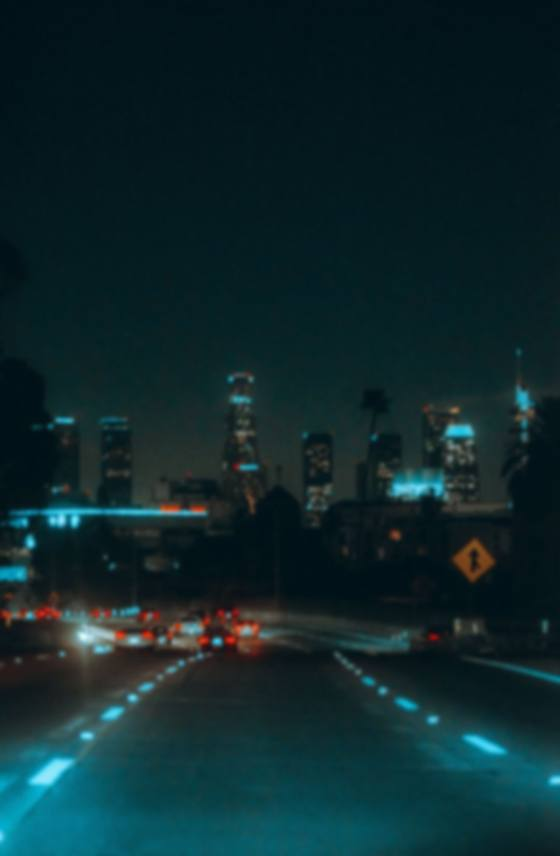
#> input picture targets/widgets/night-run.jpg, 560 x 856 px, found by its file name
$ python cassette_widget.py
#> lines starting #> are read from the running program, lines starting #| are printed output that depends on the picture; after the words box and inside, x2 and y2 are one past the last pixel; in counts of white or black regions, pixels touching at a corner belong together
"""
Comparison sheet for the CASSETTE widget's shell, drawn the way CassetteMode
draws it — a design-tooling harness, NOT app code. It renders four cassettes
side by side onto the same blurred station photo so the owner can judge a
direction before another build goes out, the same way cd_widget.py lets her
pick a disc.

Every layer is ported from CassetteBody / ReelHub in
src/components/CassetteMode.tsx, in the same order and with the same numbers:
the translucent glass shell, the internal chassis, the tape path, the two
wound tape packs (left near-full, right mid-play), the reel hubs with their
inward teeth, the iridescent glass sheen, the tape-guide assembly, the busy
bottom-edge mechanism (head window, pinch rollers, capstans, locating holes),
the frosted label and its text, the broad glass reflections, the moulded
triple edge, and the five recessed screws.

House rules kept from the CD (docs/design/cd_widget.py):
  - the SHELL carries no hue: it is neutral clear polycarbonate, and the only
    colour is the station tint LIVING IN THE HARDWARE (pink flanges, pink tape
    tint, pink label spine). The light slides across as near-white sheen.
  - light effects fade to nothing at their edges.
  - Pillow + numpy at 4x supersample, with screen()/over() blend helpers.

Four panels:
  A  current       — faithful reproduction of the shipping shell.
  B  truer         — same graphics, a truer compact-cassette aspect (~1.57:1)
                     with larger, better-spaced reels that fill the window.
  C  refined       — A's dimensions, better graphics: crisper hubs, a cleaner
                     ticked label, a larger head window, subtler screws, and a
                     convincing dual light sweep + top glass highlight.
  D  recommended   — B's proportions with C's graphics.

RUN: python3 docs/design/cassette_widget.py
"""
import math
import numpy as np
from PIL import Image, ImageDraw, ImageFilter, ImageFont

SS = 4                       # supersample
OUT = 2                      # final panels are 2x logical
PANEL_W = 500                # logical panel size
PANEL_H = 340
BODY_TARGET_W = 404          # logical shell-body width, constant across panels
BACKDROP = 'targets/widgets/night-run.jpg'

STATION = '#FF3DF0'          # night-run's neon pink — the hardware tint
ACCENT = '#33E1FF'           # secondary, for the flange arc

FONT_DIR = '/usr/share/fonts/truetype/jetbrains-mono/'
F_XBOLD = FONT_DIR + 'JetBrainsMono-ExtraBold.ttf'
F_BOLD = FONT_DIR + 'JetBrainsMono-Bold.ttf'
F_MED = FONT_DIR + 'JetBrainsMono-Medium.ttf'
F_REG = FONT_DIR + 'JetBrainsMono-Regular.ttf'


def hexc(h):
    h = h.lstrip('#')
    return tuple(int(h[i:i + 2], 16) / 255 for i in (0, 2, 4))


def rgba(h, op):
    r, g, b = hexc(h)
    return (int(r * 255), int(g * 255), int(b * 255), max(0, min(255, int(op * 255))))


# ── blend helpers, same as cd_widget ─────────────────────────────────────────
def over(dst, src, a):
    return dst * (1 - a[..., None]) + src * a[..., None]


def screen(dst, src, a):
    s = 1 - (1 - dst) * (1 - src)
    return dst * (1 - a[..., None]) + s * a[..., None]


# ── per-variant geometry ─────────────────────────────────────────────────────
def make_cfg(variant):
    """All coordinates in the SVG viewBox space CassetteMode uses."""
    if variant in ('A', 'C'):
        VBH = 210
    else:  # B, D — nudged toward a real compact cassette (~1.57:1)
        VBH = 217
    bodyX, bodyY = 8, 8
    bodyW = 324
    bodyH = VBH - 16
    VBW = 340
    bottom = bodyY + bodyH                    # body's bottom edge
    dy = bottom - 202                          # how far the mechanism drops
    cx = bodyX + bodyW / 2                      # 170
    # reels sit centred between the label's bottom and the mechanism
    RY = bodyY + (bodyH + 26) / 2
    if variant in ('A', 'C'):
        LX, RX, PACK = 118, 224, 104
    else:  # B, D — wider spread, fatter packs to fill the window
        spread = 118
        LX, RX = cx - spread / 2, cx + spread / 2
        PACK = 116
    return {
        'variant': variant,
        'refined': variant in ('C', 'D'),
        'VBW': VBW, 'VBH': VBH,
        'bodyX': bodyX, 'bodyY': bodyY, 'bodyW': bodyW, 'bodyH': bodyH, 'bodyR': 10,
        'bottom': bottom, 'dy': dy, 'cx': cx,
        'LX': LX, 'RX': RX, 'RY': RY, 'PACK': PACK,
        'hubDia': PACK * (48.0 / 104.0),       # hub scales with the pack
        'tapeY': bottom - 34,                  # bottom run of the tape path
    }


# ── the transform: VB space -> supersampled pixels, body centred in panel ─────
class Pen:
    def __init__(self, cfg, wpx, hpx):
#> called with wpx = 2000, hpx = 1360
        self.cfg = cfg
        self.wpx, self.hpx = wpx, hpx
        self.s = (BODY_TARGET_W * SS) / cfg['bodyW']
        self.ox = wpx / 2 - (cfg['VBW'] / 2) * self.s
        self.oy = hpx / 2 - (cfg['VBH'] / 2) * self.s
        self.ov = Image.new('RGBA', (wpx, hpx), (0, 0, 0, 0))
#> self.ov: PIL image 2000x1360 RGBA; every value is 0
        self.d = ImageDraw.Draw(self.ov)

    def T(self, x, y):
        return (self.ox + x * self.s, self.oy + y * self.s)

    def _w(self, w):
        return max(1, int(round(w * self.s)))

    def rrect(self, x, y, w, h, r, fill=None, outline=None, width=1.0):
        x0, y0 = self.T(x, y)
        x1, y1 = self.T(x + w, y + h)
        self.d.rounded_rectangle([x0, y0, x1, y1], radius=r * self.s,
                                 fill=fill, outline=outline,
                                 width=self._w(width) if outline else 1)

    # [5 lines left out: function rect, not called in this run]

    def circle(self, cx, cy, r, fill=None, outline=None, width=1.0):
        x0, y0 = self.T(cx - r, cy - r)
        x1, y1 = self.T(cx + r, cy + r)
        self.d.ellipse([x0, y0, x1, y1], fill=fill, outline=outline,
                       width=self._w(width) if outline else 1)

    def arc(self, cx, cy, r, a0, a1, col, width=1.0):
        x0, y0 = self.T(cx - r, cy - r)
        x1, y1 = self.T(cx + r, cy + r)
        self.d.arc([x0, y0, x1, y1], a0, a1, fill=col, width=self._w(width))

    def line(self, x1, y1, x2, y2, col, width=1.0):
        self.d.line([self.T(x1, y1), self.T(x2, y2)], fill=col,
                    width=self._w(width))

    def polyline(self, pts, col, width=1.0):
        self.d.line([self.T(*p) for p in pts], fill=col, width=self._w(width),
                    joint='curve')

    def poly(self, pts, fill=None, outline=None, width=1.0):
        p = [self.T(*q) for q in pts]
        self.d.polygon(p, fill=fill, outline=outline, width=self._w(width) if outline else 1)

    def text(self, x, y, s, size, font, col, anchor='ls', tracking=0.0):
        f = ImageFont.truetype(font, int(round(size * self.s)))
        px, py = self.T(x, y)
        if tracking == 0.0:
            self.d.text((px, py), s, font=f, fill=col, anchor=anchor)
            return
        # manual letter tracking (mono caps read better with air between them)
        tr = tracking * self.s
        widths = [self.d.textlength(ch, font=f) for ch in s]
        total = sum(widths) + tr * (len(s) - 1)
        if anchor[0] == 'r':
            cur = px - total
        elif anchor[0] == 'm':
            cur = px - total / 2
        else:
            cur = px
        for ch, w in zip(s, widths):
            self.d.text((cur, py), ch, font=f, fill=col, anchor='l' + anchor[1])
            cur += w + tr


# ── the reel hub (ReelHub), drawn in VB space around a reel centre ────────────
def draw_hub(pen, ccx, ccy, hub_dia, color, accent, refined):
    hs = hub_dia / 48.0                       # -24..24 hub units -> VB units
    HUB = '#eef2fb'

    def hx(x): return ccx + x * hs
    def hy(y): return ccy + y * hs
    def C(x, y, r, **k): pen.circle(hx(x), hy(y), r * hs, **k)

    # clear station-tinted flange
    C(0, 0, 19, fill=rgba(color, 0.34))
    C(0, 0, 19, outline=rgba('#ffffff', 0.45 if refined else 0.34), width=1.0 * hs)
    # bright moulding arc(s)
    pen.arc(hx(0), hy(0), 19 * hs, 205, 292, rgba('#ffffff', 0.55 if refined else 0.5),
            width=(2.0 if refined else 1.8) * hs)
    if refined:
        pen.arc(hx(0), hy(0), 19 * hs, 40, 96, rgba(accent, 0.35), width=1.4 * hs)
    # white hub disc + moulding rings
    C(0, 0, 14.5, fill=rgba(HUB, 0.94 if refined else 0.92))
    C(0, 0, 14.5, outline=rgba('#05070e', 0.24 if refined else 0.20), width=0.9 * hs)
    C(0, 0, 11.6, outline=rgba('#05070e', 0.15 if refined else 0.13), width=0.7 * hs)
    # spindle hole
    C(0, 0, 9.4, fill=rgba('#05070e', 0.94))
    # six teeth standing INTO the hole
    for deg in range(0, 360, 60):
        a = math.radians(deg)
        cs, sn = math.cos(a), math.sin(a)
        corners = [(-1.85, -9.9), (1.85, -9.9), (1.85, -4.5), (-1.85, -4.5)]
        pts = []
        for px, py in corners:
            rx = px * cs - py * sn
            ry = px * sn + py * cs
            pts.append((hx(rx), hy(ry)))
        pen.d.polygon([pen.T(*p) for p in pts], fill=rgba(HUB, 0.96 if refined else 0.94))
    C(0, 0, 4.3, fill=rgba('#05070e', 1.0))
    C(0, 0, 9.4, outline=rgba('#ffffff', 0.24 if refined else 0.22), width=0.6 * hs)
    if refined:
        # a crisp specular pip on the top-left of the flange
        C(-8.5, -8.5, 1.5, fill=rgba('#ffffff', 0.5))


# ── a recessed Phillips screw in neutral steel ────────────────────────────────
def draw_screw(pen, cx, cy, r, angle, refined):
    op = 0.42 if refined else 0.62            # subtler screws when refined
    seat = 0.30 if refined else 0.40
    pen.circle(cx, cy, r + 1.2, fill=rgba('#05070e', seat))
    pen.circle(cx, cy, r, outline=rgba('#ffffff', 0.40 if refined else 0.55), width=1.1)
    pen.circle(cx, cy, r * 0.62, fill=rgba('#ffffff', 0.10))
    a = math.radians(angle)
    s = r * 0.6
    cs, sn = math.cos(a), math.sin(a)
    pen.line(cx - s * cs, cy - s * sn, cx + s * cs, cy + s * sn, rgba('#ffffff', op), 1.2)
    pen.line(cx + s * sn, cy - s * cs, cx - s * sn, cy + s * cs, rgba('#ffffff', op), 1.2)


# ── numpy backdrop ────────────────────────────────────────────────────────────
def backdrop(wpx, hpx):
#> called with wpx = 2000, hpx = 1360
    im = Image.open(BACKDROP).convert('RGB')
#> im is the input picture: PIL image 560x856 RGB; mean R, G, B 14.2, 40.1, 44.2
    scale = max(wpx / im.width, hpx / im.height)
    im = im.resize((int(im.width * scale) + 1, int(im.height * scale) + 1), Image.LANCZOS)
#> im: PIL image 2001x3058 RGB
    left = (im.width - wpx) // 2
    top = (im.height - hpx) // 2
    im = im.crop((left, top, left + wpx, top + hpx))
#> im: PIL image 2000x1360 RGB
    im = im.filter(ImageFilter.GaussianBlur(10 * SS))
    img = np.asarray(im).astype(float) / 255.0
    # a light scrim so the glass reads without sinking the whole scene
    img = img * 0.74
    return img


# ── the whole cassette on its backdrop, returned as a float image ─────────────
def render_panel(variant, wpx, hpx):
    cfg = make_cfg(variant)
    pen = Pen(cfg, wpx, hpx)                   # pre-glass vector layer
    refined = cfg['refined']
    color, accent = STATION, ACCENT
    s = pen.s

    img = backdrop(wpx, hpx)

    # VB-space coordinates for every pixel (for numpy shell fill + sheen)
    yy, xx = np.mgrid[0:hpx, 0:wpx].astype(float)
    VBX = (xx - pen.ox) / s
    VBY = (yy - pen.oy) / s
    bx, by, bw, bh, br = cfg['bodyX'], cfg['bodyY'], cfg['bodyW'], cfg['bodyH'], cfg['bodyR']

    # body mask (rounded rect, anti-aliased) in pixel space
    mimg = Image.new('L', (wpx, hpx), 0)
#> mimg: PIL image 2000x1360 L; every value is 0
    md = ImageDraw.Draw(mimg)
    x0, y0 = pen.T(bx, by)
    x1, y1 = pen.T(bx + bw, by + bh)
    md.rounded_rectangle([x0, y0, x1, y1], radius=br * s, fill=255)
    body_mask = np.asarray(mimg).astype(float) / 255.0
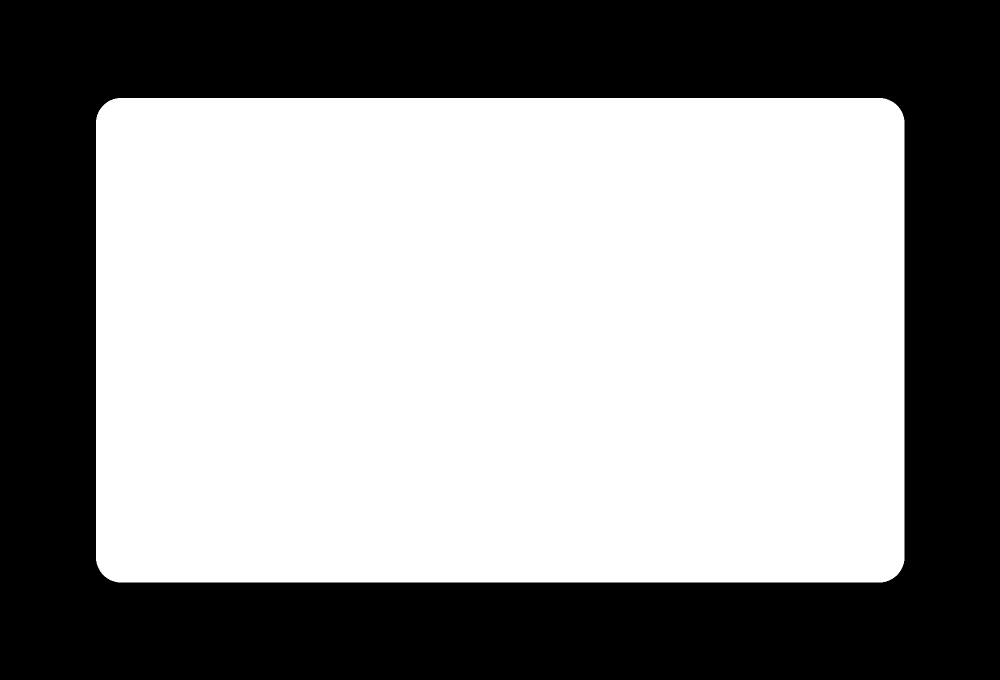
#> body_mask: shape (1360, 2000) float64 (shown at 1/2 size); values 0 (black) and 1 (white), 57.5% white; 1 black region, box (x1, y1, x2, y2) and area: (0, 0, 2000, 1360) 1155299

    # ── soft cast shadow of the shell onto the scene ──
    sh = Image.new('L', (wpx, hpx), 0)
    ImageDraw.Draw(sh).rounded_rectangle(
        [x0 + 6 * SS, y0 + 12 * SS, x1 + 6 * SS, y1 + 14 * SS], radius=br * s, fill=150)
#> sh: PIL image 2000x1360 L; values 0 (black) and 150 (white), 58% white; 1 black region, box (x1, y1, x2, y2) and area: (0, 0, 2000, 1360) 1142363
    sh = sh.filter(ImageFilter.GaussianBlur(10 * SS))
    sha = np.asarray(sh).astype(float) / 255.0 * 0.55
    img = over(img, np.zeros_like(img), sha)

    # ── faint neon-pink atmosphere behind the shell (never on the shell) ──
    gl = Image.new('L', (wpx, hpx), 0)
    ImageDraw.Draw(gl).ellipse(
        [x0 - 40 * SS, (y0 + y1) / 2 - 90 * SS, x1 + 40 * SS, (y0 + y1) / 2 + 90 * SS], fill=90)
#> gl: PIL image 2000x1360 L; values 0 (black) and 90 (white), 40.4% white; 1 white region, box (x1, y1, x2, y2) and area: (31, 319, 1969, 1041) 1098952
    gl = gl.filter(ImageFilter.GaussianBlur(34 * SS))
    gla = np.asarray(gl).astype(float) / 255.0 * (1 - body_mask)
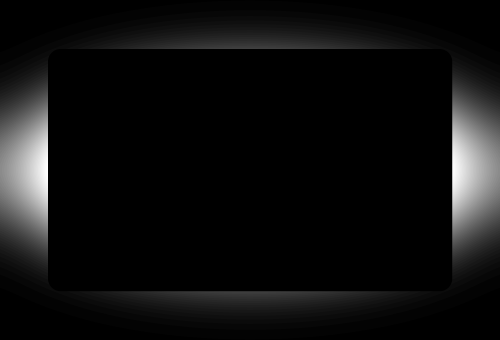
#> gla: shape (1360, 2000) float64 (shown at 1/4 size); min 0, max 0.251, mean 0.0156; drawn with min black and max white
    img = screen(img, np.ones_like(img) * np.array(hexc(color)), gla * 0.5)
#> in screen, `s = 1 - (1 - dst) * (1 - src)`:
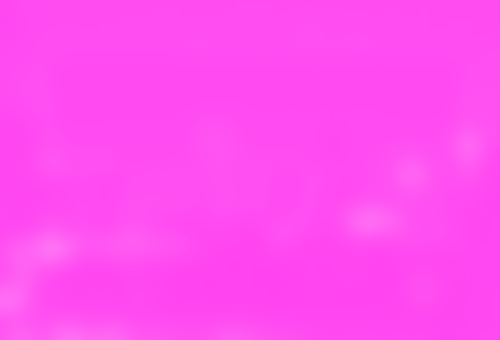
#> s: shape (1360, 2000, 3) float64 (shown at 1/4 size); mean R, G, B 1, 0.302, 0.946

    # ── shell body: faint vertical cool-white glass gradient ──
    t = np.clip((VBY - by) / bh, 0, 1)
    stops = [(0.0, hexc('#e8eeff'), 0.30), (0.45, hexc('#9fb0d4'), 0.16), (1.0, hexc('#dbe4ff'), 0.26)]
    gc = np.zeros((hpx, wpx, 3)); ga = np.zeros((hpx, wpx))
    for i in range(len(stops) - 1):
        l0, c0, a0 = stops[i]; l1, c1, a1 = stops[i + 1]
        m = (t >= l0) & (t <= l1)
        u = np.zeros_like(t)
        if l1 > l0: u[m] = (t[m] - l0) / (l1 - l0)
        for k in range(3):
            gc[..., k][m] = c0[k] + (c1[k] - c0[k]) * u[m]
        ga[m] = a0 + (a1 - a0) * u[m]
    img = over(img, gc, ga * body_mask)
#> in over (call 2), `return dst * (1 - a[..., None]) + src * a[..., None]`:
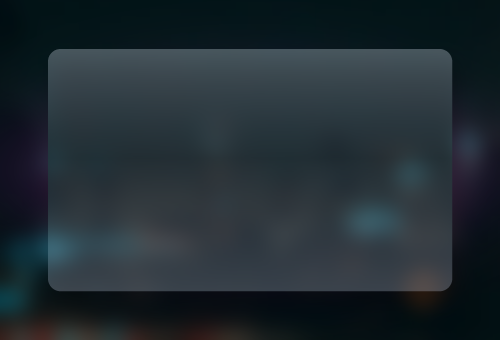
#> returned value: shape (1360, 2000, 3) float64 (shown at 1/4 size); mean of channels 0, 1, 2 0.134, 0.176, 0.201; drawn as R, G, B

    # ── pre-glass vector layer: chassis, tape path, packs, hubs ──
    # internal chassis + centre line
    pen.rrect(60, 30, 220, cfg['bodyH'] - 30 - 22 + (cfg['dy']), 6,
              outline=rgba('#ffffff', 0.13), width=1.0)
    pen.line(171, 30, 171, cfg['tapeY'], rgba('#ffffff', 0.10), 1.0)

    LX, RX, RY, PACK = cfg['LX'], cfg['RX'], cfg['RY'], cfg['PACK']
    tapeY = cfg['tapeY']
    # tape path (drawn before packs so it emerges from under them)
    pen.polyline([(LX, RY), (74, tapeY), (268, tapeY), (RX, RY)], rgba('#0a0c14', 0.62), 3.4)
    pen.line(74, tapeY, 268, tapeY, rgba(color, 0.34), 1.0)

    def draw_pack(cxp, scale):
#> called with cxp = 118, scale = 1
        r = (PACK / 2) * scale
        pen.circle(cxp, RY, r, fill=rgba('#3a2a18', 0.97))
        pen.circle(cxp, RY, r, fill=rgba(color, 0.10))
        for i in range(9):
            rr = r * (0.42 + 0.065 * i)
            if rr < r:
                pen.circle(cxp, RY, rr, outline=rgba('#ffffff', 0.075), width=0.7)
        pen.circle(cxp, RY, r, outline=rgba(color, 0.42), width=1.0)

    draw_pack(LX, 1.0)                          # left near-full
    draw_pack(RX, 0.62)                          # right mid-play, smaller
    draw_hub(pen, LX, RY, cfg['hubDia'], color, accent, refined)
    draw_hub(pen, RX, RY, cfg['hubDia'], color, accent, refined)

    # composite the pre-glass vector layer
    ov = np.asarray(pen.ov).astype(float) / 255.0
    img = over(img, ov[..., :3], ov[..., 3])

    # ── iridescent glass sheen (near-neutral light sliding across plastic) ──
    cxr, cyr = bx + bw / 2, by + bh / 2
    th = math.radians(-18)
    perp = -math.sin(th) * (VBX - cxr) + math.cos(th) * (VBY - cyr)
    sheen = np.zeros((hpx, wpx))
    for i in range(6):
        p = -70 + i * 30
        sheen += 0.09 * np.exp(-((perp - p) / 20.0) ** 2)
    if refined:
        # a second, broader crossing sweep + a bright top glass highlight
        th2 = math.radians(10)
        perp2 = -math.sin(th2) * (VBX - cxr) + math.cos(th2) * (VBY - cyr)
        sheen += 0.06 * np.exp(-((perp2 + 26) / 34.0) ** 2)
        top = np.clip(1 - (VBY - by) / 26.0, 0, 1)
        sheen += 0.10 * (top ** 2)
    img = screen(img, np.ones_like(img), np.clip(sheen, 0, 0.5) * body_mask)
#> in screen (call 2), `return dst * (1 - a[..., None]) + s * a[..., None]`:
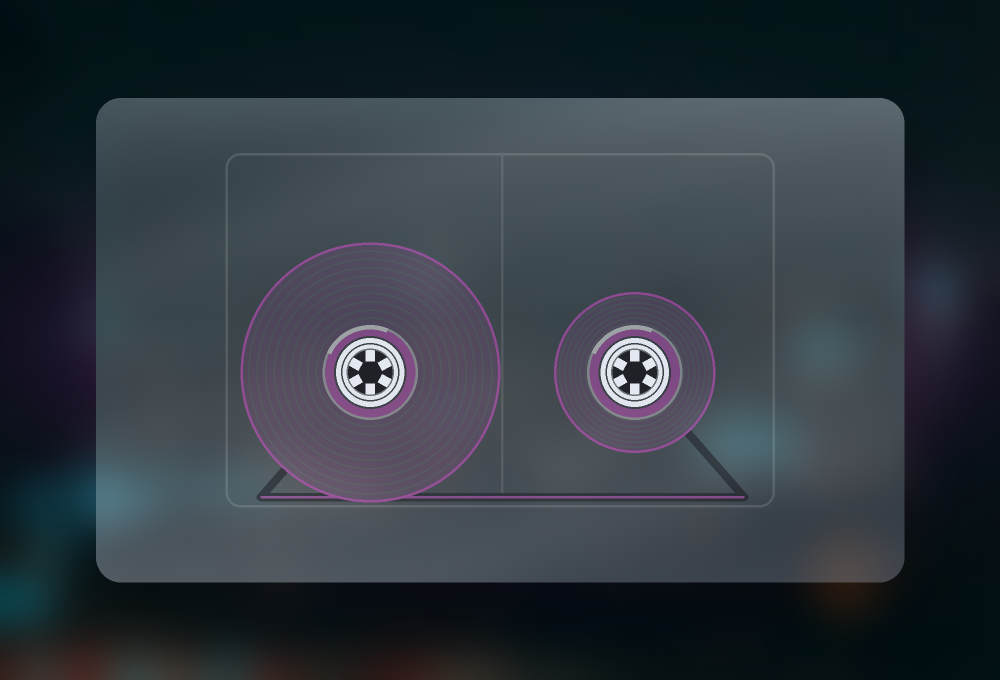
#> returned value: shape (1360, 2000, 3) float64 (shown at 1/2 size); mean of channels 0, 1, 2 0.19, 0.222, 0.252; drawn as R, G, B

    # ── glass-over vector layer: guides, mechanism, label, reflections ──
    pen2 = Pen(cfg, wpx, hpx)
#> (the rest of the program and of its run is left out)
